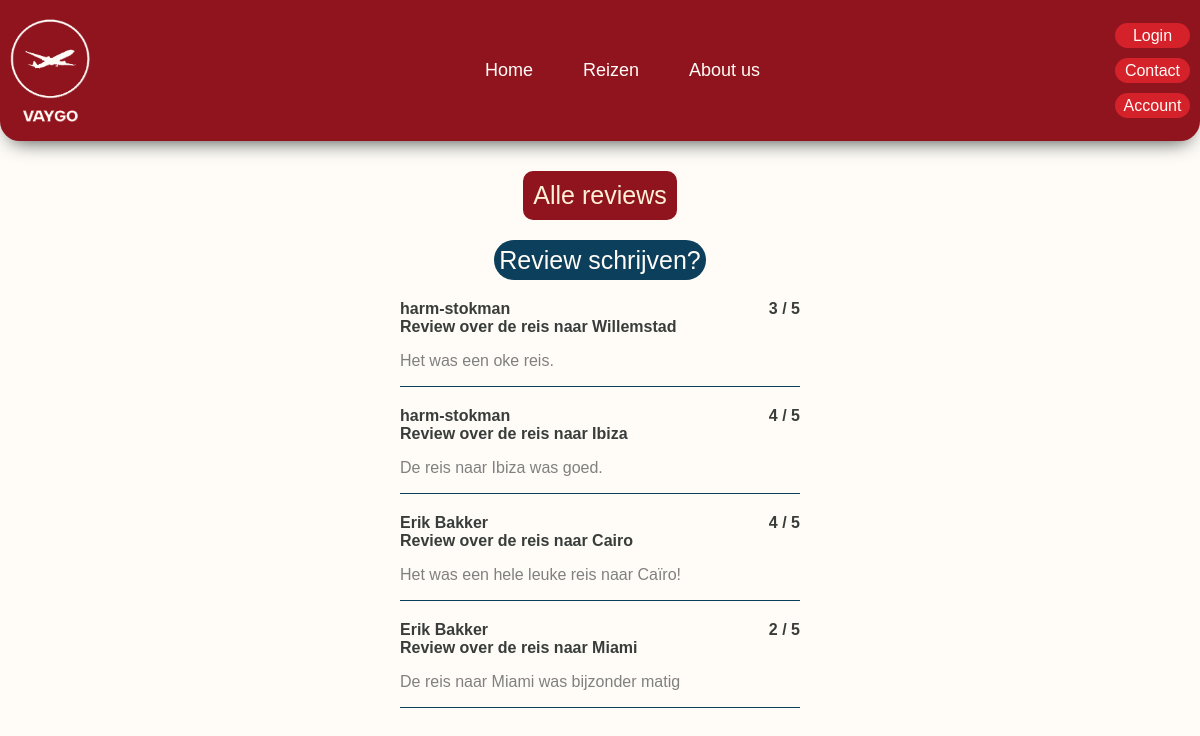
The app's page /allreviews.php with its own data.
### tables this page shows
CREATE TABLE `recensies` (
  `Recensie_id` int NOT NULL,
  `User_id` int NOT NULL,
  `Reis_id` int NOT NULL,
  `Bericht` varchar(250) NOT NULL,
  `Beoordeling` int NOT NULL
);

CREATE TABLE `Gebruikers` (
  `User_id` int NOT NULL,
  `Gebruikersnaam` varchar(50) NOT NULL,
  `Emailadres` varchar(50) NOT NULL,
  `Wachtwoord` varchar(50) NOT NULL
);

CREATE TABLE `Reizen` (
  `Reis_id` int NOT NULL,
  `Bestemming` varchar(50) NOT NULL,
  `Land` varchar(50) NOT NULL,
  `korte_beschrijving` varchar(750) NOT NULL,
  `Prijs` int NOT NULL,
  `Vlag` varchar(100) NOT NULL,
  `Continent` varchar(50) NOT NULL,
  `Strand_en_zon` tinyint(1) NOT NULL,
  `Stedentrip` tinyint(1) NOT NULL,
  `Wintersport` tinyint(1) NOT NULL,
  `Natuur` tinyint(1) NOT NULL,
  `Cultuur` tinyint(1) NOT NULL,
  `Welkom_bericht` varchar(1000) NOT NULL,
  `Historie` varchar(1000) NOT NULL,
  `Wat_te_doen` varchar(1000) NOT NULL,
  `kaart_afbeelding` varchar(100) NOT NULL
);

### allreviews.php (the view, shortened to what this page needs)
<?php
include_once 'includes/pdo.php';
?>
<!DOCTYPE html>
<html lang="en">
<head>
    <link rel="stylesheet" href="css/style.css">
</head>
<body>
    <header>
        <img src="img/logo-vaygo.png" alt="logo Vaygo">
        <?php
        include_once 'includes/header.php';
        ?>
    </header>
    <main>
        <div class="reviews-index">
            <span class="title-block">Alle reviews</span>
            <a href="review.php"><button class="action-button">Review schrijven?</button></a>
            <?php
            $sqlrecensie = "SELECT Gebruikers.Gebruikersnaam, Reizen.Bestemming, recensies.Bericht, recensies.Beoordeling FROM recensies JOIN Gebruikers ON recensies.`User_id` = Gebruikers.`User_id` JOIN Reizen ON recensies.`Reis_id` = Reizen.`Reis_id`";
            $reviewstatement = $pdo->prepare($sqlrecensie);
            $reviewstatement->execute();
            $reviews = $reviewstatement->fetchAll();
            foreach ($reviews as $review) { ?>
                <div class="one-review">
                    <div class="review-header">
                        <div class="review-info">
                            <span><?php echo $review['Gebruikersnaam'] ?> </span>
                            <span>Review over de reis naar <?php echo $review['Bestemming']; ?></span>
                        </div>
                        <span><?php echo $review['Beoordeling'] ?> / 5</span>
                    </div>
                    <p><?php echo $review['Bericht'] ?></p>
                </div>
            <?php } ?>
        </div>
    </main>
</body>
</html>

### css/style.css (style rules this page uses)
:root { --background: #FFFCF7; --sand: #FFF0D6; --dark_red: #90141E; --red: #D4212A; --dark_blue: #0B3F5B; --teal: #429E9D; --gunpowder: #383D3B; }
body { background: var(--background); margin: auto; font-family: noto-sans, sans-serif; color: var(--gunpowder); }
body a { text-decoration: none; }
header { background: var(--dark_red); border: 10px solid var(--dark_red); border-radius: 0 0 20px 20px; height: auto; color: var(--background); display: flex; align-items: center; justify-content: space-between; box-shadow: var(--gunpowder) 0px 10px 20px -10px; position: relative; z-index: 2; }
header img { height: auto; width: 80px; display: flex; justify-content: center; align-items: center; }
.title-block { background: var(--dark_red); padding: 10px; color: var(--sand); border-radius: 10px; max-width: 450px; font-size: 25px; position: relative; z-index: 2; }
.review-header { display: flex; justify-content: space-between; font-weight: bolder; color: var(--gunpowder); }
.reviews-index { margin-top: 30px; display: flex; justify-content: center; align-items: center; flex-direction: column; gap: 20px; }
.one-review { width: 400px; text-align: justify; border-bottom: 1px solid var(--dark_blue); }
.one-review p { color: gray; }
.review-info { display: flex; flex-direction: column; }
.action-button { color: var(--background); background: var(--dark_blue); border: none; min-width: 200px; height: 40px; font-size: 25px; padding: 5px; border-radius: 20px; }

### records on screen
recensies: User.Gebruikersnaam "harm-stokman", Reis.Bestemming "Willemstad", Beoordeling "3", Bericht "Het was een oke reis."
recensies: User.Gebruikersnaam "harm-stokman", Reis.Bestemming "Ibiza", Beoordeling "4", Bericht "De reis naar Ibiza was goed."
recensies: User.Gebruikersnaam "Erik Bakker", Reis.Bestemming "Cairo", Beoordeling "4", Bericht "Het was een hele leuke reis naar Caïro!"
recensies: User.Gebruikersnaam "Erik Bakker", Reis.Bestemming "Miami", Beoordeling "2", Bericht "De reis naar Miami was bijzonder matig"
